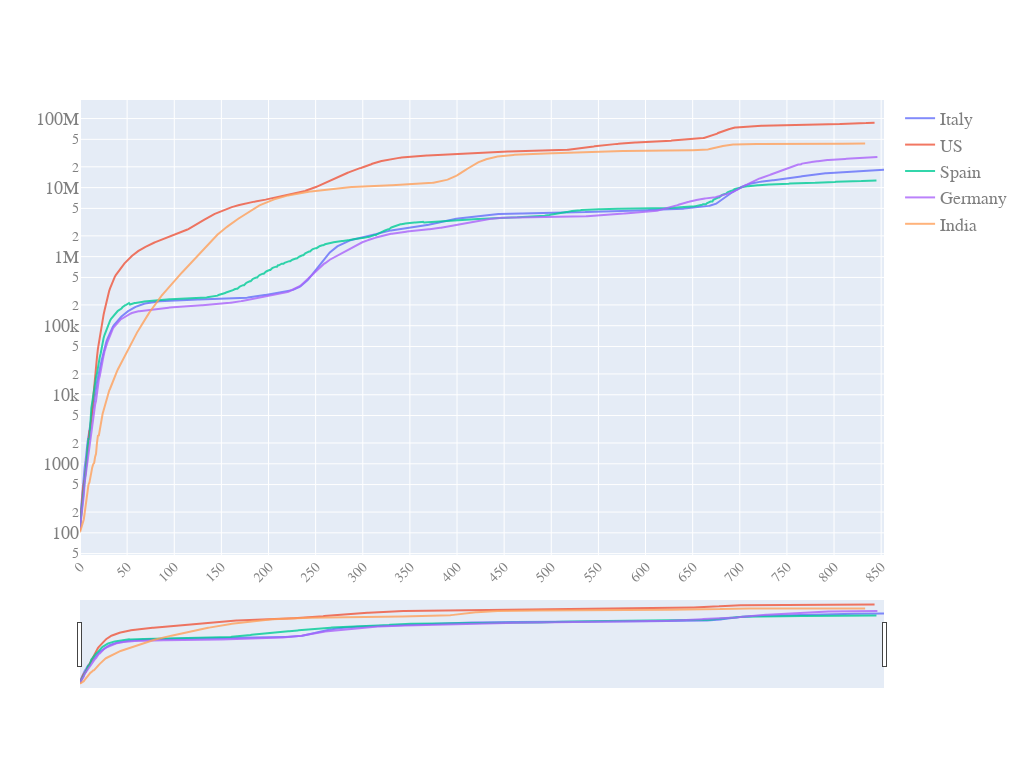

Notebook source saved alongside this figure:
### Code cell
quick_plot(df_analyse.date,
          df_analyse.iloc[:,3:-1],
          y_scale= 'log',
          slider = True)

### Figure 1 — Plotly figure (JSON) as saved in the notebook; plotly's stock layout.template omitted (floating-point values rounded to 4 significant figures; data arrays with more than 128 entries replaced by an {"elided": "..."} marker saying what was removed)
{"data": [{"name": "Italy", "opacity": 0.8, "type": "scatter", "x": {"elided": "854 int values"}, "y": {"elided": "854 int values"}}, {"name": "US", "opacity": 0.8, "type": "scatter", "x": {"elided": "854 int values"}, "y": {"elided": "854 int values"}}, {"name": "Spain", "opacity": 0.8, "type": "scatter", "x": {"elided": "854 int values"}, "y": {"elided": "854 int values"}}, {"name": "Germany", "opacity": 0.8, "type": "scatter", "x": {"elided": "854 int values"}, "y": {"elided": "854 int values"}}, {"name": "India", "opacity": 0.8, "type": "scatter", "x": {"elided": "854 int values"}, "y": {"elided": "854 int values"}}], "layout": {"autosize": true, "font": {"color": "#7f7f7f", "family": "PT Sans, monospace", "size": 18}, "height": 768, "width": 1024, "xaxis": {"nticks": 20, "rangeslider": {"visible": true}, "tickangle": -45, "tickfont": {"color": "#7f7f7f", "size": 14}}, "yaxis": {"type": "log"}}}
